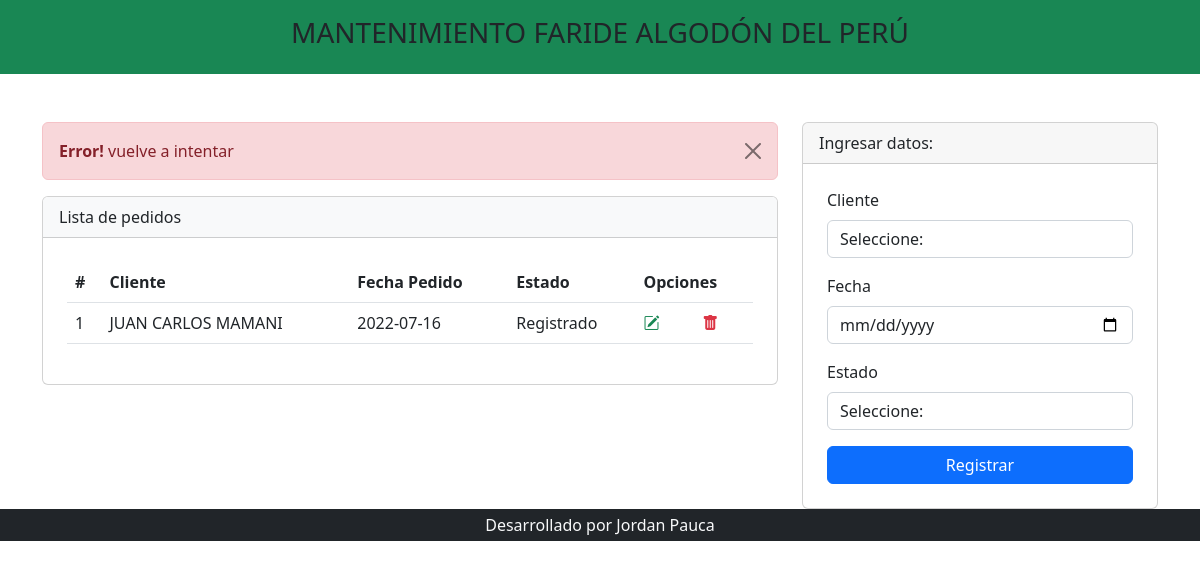
Page /listar_pedido.php?mensaje=error on the committed database.
### tables this page shows
CREATE TABLE `pedido` (
  `id_pedido` int(11) NOT NULL,
  `id_cliente` int(11) NOT NULL,
  `fecha_pedido` date NOT NULL,
  `id_estado` int(11) NOT NULL
);

CREATE TABLE `cliente` (
  `id_cliente` int(11) NOT NULL,
  `id_usuario` int(11) NOT NULL,
  `nombre` varchar(100) NOT NULL,
  `ruc_dni` varchar(12) NOT NULL,
  `distrito` varchar(50) NOT NULL,
  `ciudad` varchar(50) NOT NULL,
  `provincia` varchar(50) NOT NULL,
  `telefono` varchar(15) NOT NULL,
  `email` varchar(60) NOT NULL
);

CREATE TABLE `estado` (
  `id_estado` int(11) NOT NULL,
  `desc_estado` varchar(50) NOT NULL
);

### listar_pedido.php (the view, shortened to what this page needs)
<?php include 'template/header.php' ?>
<?php
include_once "model/conexion.php";
$sentencia = $bd->query("SELECT pedido.id_pedido, pedido.id_cliente, cliente.nombre, pedido.fecha_pedido, pedido.id_estado, estado.desc_estado
FROM pedido
INNER JOIN cliente ON pedido.id_cliente=cliente.id_cliente
INNER JOIN estado ON pedido.id_estado=estado.id_estado
ORDER BY pedido.id_pedido ASC;");
$pedido = $sentencia->fetchAll(PDO::FETCH_OBJ);
?>
<div class="container mt-5">
    <div class="row justify-content-center">
        <div class="col-md-8">
    <?php
        if(isset($_GET['mensaje']) and $_GET['mensaje']=='error'){
    ?>
    <div class="alert alert-danger alert-dismissible fade show" role="alert">
    <strong>Error!</strong> vuelve a intentar
    <button type="button" class="btn-close" data-bs-dismiss="alert" aria-label="Close"></button>
    </div>
    <?php
        }
    ?>
            <div class="card">
                <div class="card-header bg-light">
                    Lista de pedidos
                </div>
                <div class="p-4">
                    <div class="table-responsive">
                        <table class="table align-middle">
                            <thead>
                                <tr>
                                    <th scope="col">#</th>
                                    <th scope="col">Cliente</th>
                                    <th scope="col">Fecha Pedido</th>
                                    <th scope="col">Estado</th>
                                    <th scope="col" colspan="2">Opciones</th>
                                </tr>
                            </thead>
                            <tbody>
                                <?php
                                    foreach($pedido as $dato){
                                ?>
                                <tr>
                                    <td scope="row"><?php echo $dato->id_pedido; ?></td>
                                    <td><?php echo $dato->nombre; ?></td>
                                    <td><?php echo $dato->fecha_pedido; ?></td>
                                    <td><?php echo $dato->desc_estado; ?></td>
                                    <td><a class="text-success" href="editar_pedido.php?codigo=<?php echo $dato->id_pedido;?>&id_cliente=<?php echo $dato->id_cliente;?>&id_estado=<?php echo $dato->id_estado;?>"><i class="bi bi-pencil-square"></i></a></td>
                                    <td><a onclick="return confirm('Estas seguro de eliminar?');" class="text-danger" href="eliminar_pedido.php?codigo=<?php echo $dato->id_pedido; ?>"><i class="bi bi-trash-fill"></i></a></td>
                                </tr>
                                <?php
                                    }
                                ?>
                            </tbody>
                        </table>
                    </div>
                </div>
            </div>
        </div>
        <div class="col-md-4">
            <div class="card">
                <div class="card-header">
                    Ingresar datos:
                </div>
                <form class="p-4" method="POST" action="registrar_pedido.php">
                    <div class="mb-3">
                    <label class="form-label">Cliente</label>
                    <select class="form-control" name="txtCliente" >
                    <option value="">Seleccione:</option>
                    </select>
                    </div>
                    <div class="mb-3">
                        <label class="form-label">Fecha</label>
                        <input type="date" class="form-control" name="txtFecha" required>
                    </div>
                    <div class="mb-3">
                    <label class="form-label">Estado</label>
                    <select class="form-control" name="txtEstado" >
                    <option value="">Seleccione:</option>
                    </select>
                    </div>
                    <div class="d-grid">
                        <input type="submit" class="btn btn-primary" value="Registrar" required>
                    </div>
                </form>
            </div>
        </div>
    </div>
</div>
<?php include 'template/footer.php' ?>

### rows in the picture
pedido: id_pedido "1", id_cliente.nombre "JUAN CARLOS MAMANI", fecha_pedido "2022-07-16", id_estado.desc_estado "Registrado"
